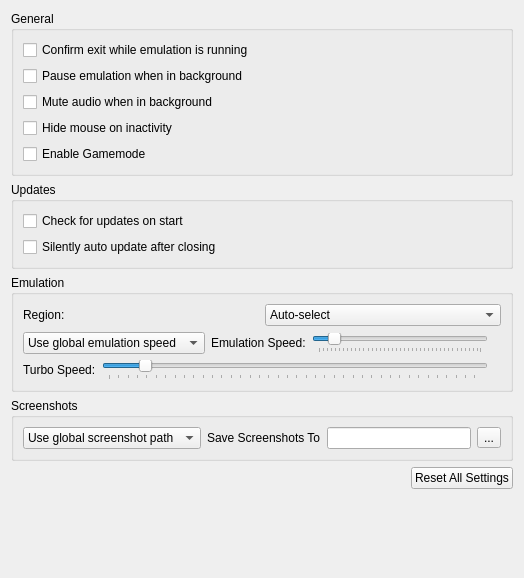
<?xml version="1.0" encoding="UTF-8"?>
<ui version="4.0">
 <class>ConfigureGeneral</class>
 <widget class="QWidget" name="ConfigureGeneral">
  <property name="geometry">
   <rect>
    <x>0</x>
    <y>0</y>
    <width>524</width>
    <height>578</height>
   </rect>
  </property>
  <property name="windowTitle">
   <string>Form</string>
  </property>
  <layout class="QHBoxLayout" name="horizontalLayout">
   <item>
    <layout class="QVBoxLayout" name="verticalLayout">
     <item>
      <widget class="QGroupBox" name="general_group">
       <property name="title">
        <string>General</string>
       </property>
       <layout class="QVBoxLayout" name="verticalLayout_5">
        <item>
         <widget class="QCheckBox" name="toggle_check_exit">
          <property name="text">
           <string>Confirm exit while emulation is running</string>
          </property>
         </widget>
        </item>
        <item>
         <widget class="QCheckBox" name="toggle_background_pause">
          <property name="text">
           <string>Pause emulation when in background</string>
          </property>
         </widget>
        </item>
        <item>
         <widget class="QCheckBox" name="toggle_background_mute">
          <property name="text">
           <string>Mute audio when in background</string>
          </property>
         </widget>
        </item>
        <item>
         <widget class="QCheckBox" name="toggle_hide_mouse">
          <property name="text">
           <string>Hide mouse on inactivity</string>
          </property>
         </widget>
        </item>
        <item>
         <widget class="QCheckBox" name="toggle_gamemode">
          <property name="text">
           <string>Enable Gamemode</string>
          </property>
         </widget>
        </item>
       </layout>
      </widget>
     </item>
     <item>
      <widget class="QGroupBox" name="updateBox">
       <property name="title">
        <string>Updates</string>
       </property>
       <layout class="QVBoxLayout" name="verticalLayout_4">
        <item>
         <widget class="QCheckBox" name="toggle_update_check">
          <property name="text">
           <string>Check for updates on start</string>
          </property>
         </widget>
        </item>
        <item>
         <widget class="QCheckBox" name="toggle_auto_update">
          <property name="text">
           <string>Silently auto update after closing</string>
          </property>
         </widget>
        </item>
       </layout>
      </widget>
     </item>
     <item>
      <widget class="QGroupBox" name="emulation_group">
       <property name="title">
        <string>Emulation</string>
       </property>
       <layout class="QVBoxLayout" name="verticalLayout_2">
        <item>
         <widget class="QWidget" name="widget_region" native="true">
          <layout class="QHBoxLayout" name="region_layout">
           <property name="leftMargin">
            <number>0</number>
           </property>
           <property name="topMargin">
            <number>0</number>
           </property>
           <property name="rightMargin">
            <number>0</number>
           </property>
           <property name="bottomMargin">
            <number>0</number>
           </property>
           <item>
            <widget class="QLabel" name="region_label">
             <property name="text">
              <string>Region:</string>
             </property>
            </widget>
           </item>
           <item>
            <widget class="QComboBox" name="region_combobox">
             <item>
              <property name="text">
               <string>Auto-select</string>
              </property>
             </item>
             <item>
              <property name="text">
               <string notr="true">JPN</string>
              </property>
             </item>
             <item>
              <property name="text">
               <string notr="true">USA</string>
              </property>
             </item>
             <item>
              <property name="text">
               <string notr="true">EUR</string>
              </property>
             </item>
             <item>
              <property name="text">
               <string notr="true">AUS</string>
              </property>
             </item>
             <item>
              <property name="text">
               <string notr="true">CHN</string>
              </property>
             </item>
             <item>
              <property name="text">
               <string notr="true">KOR</string>
              </property>
             </item>
             <item>
              <property name="text">
               <string notr="true">TWN</string>
              </property>
             </item>
            </widget>
           </item>
          </layout>
         </widget>
        </item>
        <item>
         <widget class="QWidget" name="emulation_speed_layout" native="true">
          <layout class="QHBoxLayout" name="emulation_speed_layout_inner">
           <property name="leftMargin">
            <number>0</number>
           </property>
           <property name="topMargin">
            <number>0</number>
           </property>
           <property name="rightMargin">
            <number>0</number>
           </property>
           <property name="bottomMargin">
            <number>0</number>
           </property>
           <item>
            <widget class="QComboBox" name="emulation_speed_combo">
             <item>
              <property name="text">
               <string>Use global emulation speed</string>
              </property>
             </item>
             <item>
              <property name="text">
               <string>Set emulation speed:</string>
              </property>
             </item>
            </widget>
           </item>
           <item>
            <widget class="QLabel" name="label_emulation_speed">
             <property name="text">
              <string>Emulation Speed:</string>
             </property>
            </widget>
           </item>
           <item>
            <widget class="QSlider" name="frame_limit">
             <property name="minimum">
              <number>0</number>
             </property>
             <property name="maximum">
              <number>199</number>
             </property>
             <property name="singleStep">
              <number>5</number>
             </property>
             <property name="pageStep">
              <number>15</number>
             </property>
             <property name="value">
              <number>19</number>
             </property>
             <property name="orientation">
              <enum>Qt::Horizontal</enum>
             </property>
             <property name="tickPosition">
              <enum>QSlider::TicksBelow</enum>
             </property>
            </widget>
           </item>
           <item>
            <widget class="QLabel" name="emulation_speed_display_label">
             <property name="text">
              <string/>
             </property>
             <property name="alignment">
              <set>Qt::AlignRight|Qt::AlignTrailing|Qt::AlignVCenter</set>
             </property>
            </widget>
           </item>
          </layout>
         </widget>
        </item>
        <item>
         <widget class="QWidget" name="turbo_speed_layout" native="true">
          <layout class="QHBoxLayout" name="turbo_speed_layout_inner">
           <property name="leftMargin">
            <number>0</number>
           </property>
           <property name="topMargin">
            <number>0</number>
           </property>
           <property name="rightMargin">
            <number>0</number>
           </property>
           <property name="bottomMargin">
            <number>0</number>
           </property>
           <item>
            <widget class="QLabel" name="turbo_speed_label">
             <property name="text">
              <string>Turbo Speed:</string>
             </property>
            </widget>
           </item>
           <item>
            <widget class="QSlider" name="turbo_speed">
             <property name="minimum">
              <number>0</number>
             </property>
             <property name="maximum">
              <number>198</number>
             </property>
             <property name="singleStep">
              <number>5</number>
             </property>
             <property name="pageStep">
              <number>15</number>
             </property>
             <property name="value">
              <number>19</number>
             </property>
             <property name="orientation">
              <enum>Qt::Horizontal</enum>
             </property>
             <property name="tickPosition">
              <enum>QSlider::TicksBelow</enum>
             </property>
            </widget>
           </item>
           <item>
            <widget class="QLabel" name="turbo_speed_display_label">
             <property name="text">
              <string/>
             </property>
             <property name="alignment">
              <set>Qt::AlignRight|Qt::AlignTrailing|Qt::AlignVCenter</set>
             </property>
            </widget>
           </item>
          </layout>
         </widget>
        </item>
       </layout>
      </widget>
     </item>
     <item>
      <widget class="QGroupBox" name="screenshot_group">
       <property name="title">
        <string>Screenshots</string>
       </property>
       <layout class="QGridLayout" name="gridLayout">
        <property name="verticalSpacing">
         <number>0</number>
        </property>
        <item row="0" column="1">
         <widget class="QWidget" name="widget_screenshot" native="true">
          <layout class="QHBoxLayout" name="screenshot_layout">
           <property name="leftMargin">
            <number>0</number>
           </property>
           <property name="topMargin">
            <number>0</number>
           </property>
           <property name="rightMargin">
            <number>0</number>
           </property>
           <property name="bottomMargin">
            <number>0</number>
           </property>
           <item>
            <widget class="QComboBox" name="screenshot_combo">
             <item>
              <property name="text">
               <string>Use global screenshot path</string>
              </property>
             </item>
             <item>
              <property name="text">
               <string>Set screenshot path:</string>
              </property>
             </item>
            </widget>
           </item>
           <item>
            <widget class="QLabel" name="screenshot_dir_label">
             <property name="text">
              <string>Save Screenshots To</string>
             </property>
            </widget>
           </item>
           <item>
            <widget class="QLineEdit" name="screenshot_dir_path"/>
           </item>
           <item>
            <widget class="QToolButton" name="change_screenshot_dir">
             <property name="text">
              <string>...</string>
             </property>
            </widget>
           </item>
          </layout>
         </widget>
        </item>
       </layout>
      </widget>
     </item>
     <item alignment="Qt::AlignRight">
      <widget class="QPushButton" name="button_reset_defaults">
       <property name="text">
        <string>Reset All Settings</string>
       </property>
      </widget>
     </item>
     <item>
      <spacer name="verticalSpacer">
       <property name="orientation">
        <enum>Qt::Vertical</enum>
       </property>
       <property name="sizeHint" stdset="0">
        <size>
         <width>20</width>
         <height>40</height>
        </size>
       </property>
      </spacer>
     </item>
    </layout>
   </item>
  </layout>
 </widget>
 <tabstops>
  <tabstop>toggle_check_exit</tabstop>
  <tabstop>toggle_background_pause</tabstop>
  <tabstop>toggle_hide_mouse</tabstop>
  <tabstop>toggle_update_check</tabstop>
  <tabstop>toggle_auto_update</tabstop>
  <tabstop>button_reset_defaults</tabstop>
 </tabstops>
 <resources/>
 <connections/>
</ui>
